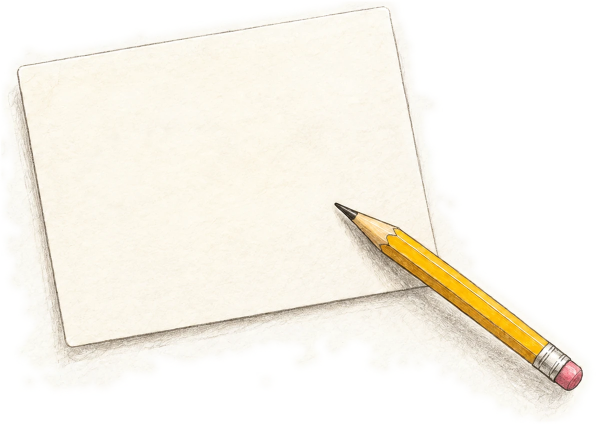
#> input picture src/core/features/landing-hero/art/note-card-1200.webp, 1200 x 847 px (shown at 1/2 size); its folder holds only this picture in this run
$ python clean-note-card.py note-card-1200.webp note-card-720.webp
#> lines starting #> are read from the running program, lines starting #| are printed output that depends on the picture; after the words box and inside, x2 and y2 are one past the last pixel; in counts of white or black regions, pixels touching at a corner belong together
#!/usr/bin/env python3
"""Clean the 12ui hero art for the live note card and export its responsive files.

Usage: python3 clean-note-card.py <conversation.png> <output-directory>
Needs Pillow (with WebP and AVIF support) and NumPy. The input is the 12ui conversion of the approved hero
(`conversation.png`, 1510x1066: a blank note card with a baked pencil oval, its shadow and a yellow pencil).

1. Erase the baked oval: find its graphite stroke against the card's local median, refill it with the card's own
   low-frequency colour plus paper grain copied from a clean patch of the same card, and feather the seam.
2. Map the art's warm paper to the site's --paper (#fbfaf6) with a per-channel gain, then flatten the paper far from
   the card, shadow and pencil to exactly --paper, so the picture has no visible edge on the page.
3. Export 720 and 1200 wide WebP and AVIF.
"""
import sys
from pathlib import Path

import numpy as np
from PIL import Image, ImageFilter

PAPER = np.array([251, 250, 246], dtype=np.float32)
OVAL = (190, 290, 610, 548)  # x0, y0, x1, y1 around the baked oval, with margin
DONOR_SHIFT = 245  # rows below the oval that hold clean card of the same tone
PAPER_SAMPLES = ((0, 0, 100, 110), (1160, 0, 1500, 480))
WIDTHS = (720, 1200)


def box(values, radius, axis):
    padded = np.pad(values, [(radius + 1, radius) if a == axis else (0, 0) for a in range(values.ndim)], mode='edge')
    total = np.cumsum(padded, axis=axis)
    upper = np.take(total, range(2 * radius + 1, total.shape[axis]), axis=axis)
    lower = np.take(total, range(0, total.shape[axis] - 2 * radius - 1), axis=axis)
    return (upper - lower) / (2 * radius + 1)


def blur(values, radius):
    """Gaussian-like blur: three box passes per axis, in float, for images (H, W) or (H, W, C)."""
    step = max(1, round(radius * 0.58))
    out = values.astype(np.float32)
    for axis in (0, 1):
        for _ in range(3):
            out = box(out, step, axis)
    return out


def grow(mask, size):
    return np.asarray(Image.fromarray((mask * 255).astype(np.uint8)).filter(ImageFilter.MaxFilter(size))) > 127


def erase_oval(art):
    x0, y0, x1, y1 = OVAL
    region = art[y0:y1, x0:x1]
    luma = region @ np.array([0.299, 0.587, 0.114], dtype=np.float32)
    background = np.asarray(Image.fromarray(luma.astype(np.uint8)).filter(ImageFilter.MedianFilter(21))).astype(np.float32)
    stroke = grow(luma < background - 7, 7)
#> in grow, `return np.asarray(Image.fromarray((mask * 255).astype(np.uint8)).filte..`:
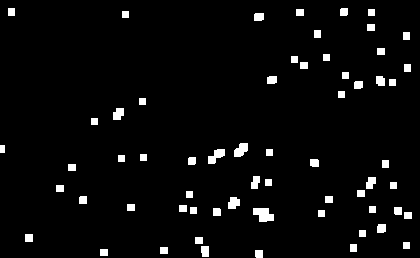
#> returned value: shape (258, 420) bool; 3.7% white; 62 white regions, largest, box (x1, y1, x2, y2) and area: (253, 208, 274, 222) 215, (208, 149, 225, 164) 149, (234, 143, 248, 157) 142
    keep = (~stroke).astype(np.float32)
    low = blur(region * keep[..., None], 9) / np.maximum(blur(keep, 9), 1e-3)[..., None]
#> after the loop in blur, `for axis in (0, 1):`:
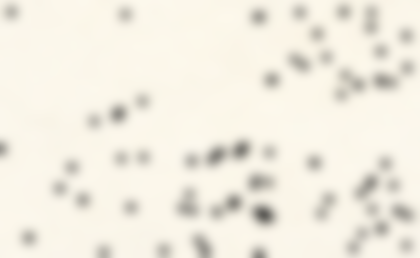
#> out: shape (258, 420, 3) float32; mean of channels 0, 1, 2 242.3, 237.8, 225.8; drawn as R, G, B
#> call 2 of blur, with radius = 9
#> in blur (call 2), `step = max(1, round(radius * 0.58))`: step = 5
#> after the loop in blur (call 2), `for axis in (0, 1):`:
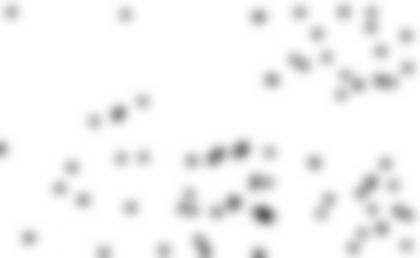
#> out: shape (258, 420) float32; min 0.382, max 1, mean 0.963
    donor = art[y0 + DONOR_SHIFT:y1 + DONOR_SHIFT, x0:x1]
    patch = low + (donor - blur(donor, 9))
#> call 3 of blur, with radius = 9
#> after the loop in blur (call 3), `for axis in (0, 1):`:
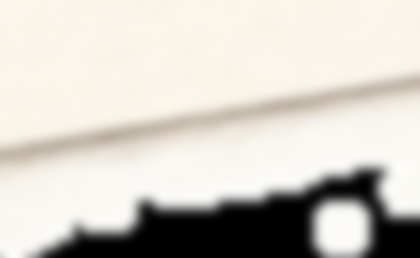
#> out: shape (258, 420, 3) float32; mean R, G, B 207.9, 204.4, 196.4
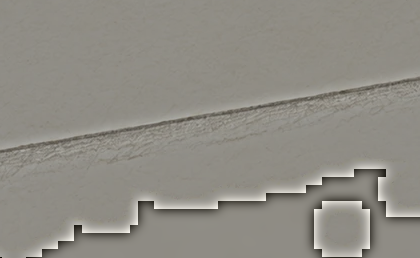
#> patch: shape (258, 420, 3) float32; mean R, G, B 251.8, 247, 234.6; drawn with min black and max white
    weight = np.clip(blur(stroke.astype(np.float32), 1.6) * 1.6, 0, 1)[..., None]
    cleaned = art.copy()
    cleaned[y0:y1, x0:x1] = region * (1 - weight) + patch * weight
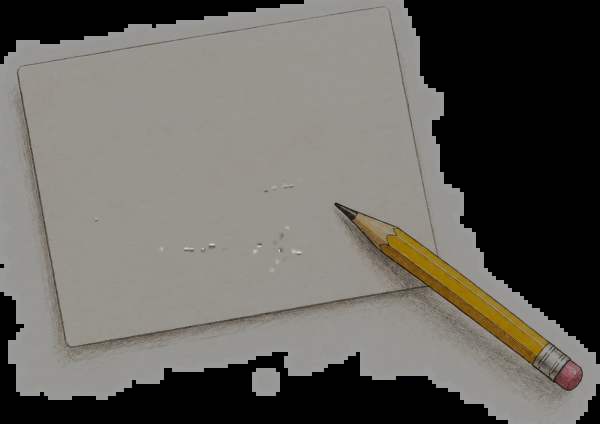
#> cleaned: shape (847, 1200, 3) float32 (shown at 1/2 size); mean R, G, B 170.8, 166.5, 156.5; drawn with min black and max white
    return cleaned


def settle_paper(art):
    """RGBA: the art with its paper mapped to --paper, opaque on the card, shadow and pencil, fading to transparent
    over plain paper, so the page's own paper shows through and no encoder rounding can draw the picture's edge."""
    samples = np.concatenate([art[y0:y1, x0:x1].reshape(-1, 3) for x0, y0, x1, y1 in PAPER_SAMPLES])
    art = art * (PAPER / np.median(samples, axis=0))
#> art: shape (847, 1200, 3) float32; every value is NaN or infinite
    # The drawn paper has a gentle light falloff; estimate it from the paper alone and divide it out.
    paper = (~grow(np.abs(blur(art, 3) - PAPER).max(axis=2) > 6, 25)).astype(np.float32)
#> after the loop in blur (call 5), `for axis in (0, 1):`: out: shape (847, 1200, 3) float32; every value is NaN or infinite
#> in grow (call 2), `return np.asarray(Image.fromarray((mask * 255).astype(np.uint8)).filte..`: returned value: shape (847, 1200) bool; every value is 0
#> paper: shape (847, 1200) float32; every value is 1
    field = blur(art * paper[..., None], 60) / np.maximum(blur(paper, 60), 1e-3)[..., None]
#> the loop in blur (call 7), `for axis in (0, 1):` made 2 passes
#> pass 1, in box (call 37), `total = np.cumsum(padded, axis=axis)`:
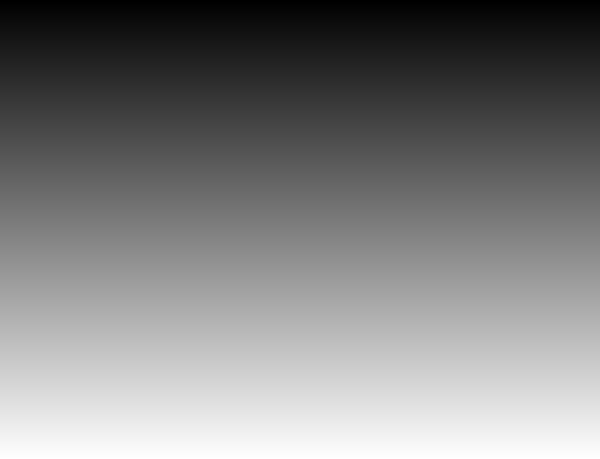
#> total: shape (918, 1200) float32 (shown at 1/2 size); min 1, max 918, mean 459.5; drawn with min black and max white
    art = art * (PAPER / np.where(blur(paper, 60)[..., None] > 0.02, field, PAPER))
    content = np.abs(blur(art, 3) - PAPER).max(axis=2) > 4.5
    alpha = np.clip(blur(grow(content, 17).astype(np.float32), 14) * 1.5, 0, 1)
    height, width = alpha.shape
#> height = 847; width = 1200
    ramp = np.minimum.outer(np.minimum(np.arange(height), np.arange(height)[::-1]), np.minimum(np.arange(width), np.arange(width)[::-1]))
    alpha *= np.clip(ramp / 6, 0, 1)
    colour = np.where(alpha[..., None] > 0, art, PAPER)
    return np.concatenate([colour, alpha[..., None] * 255], axis=2)


def main(source, output):
    art = np.asarray(Image.open(source).convert('RGB')).astype(np.float32)
    clean = Image.fromarray(np.clip(settle_paper(erase_oval(art)) + 0.5, 0, 255).astype(np.uint8), 'RGBA')
    output.mkdir(parents=True, exist_ok=True)
    for width in WIDTHS:
        size = (width, round(clean.height * width / clean.width))
        scaled = clean.resize(size, Image.LANCZOS)
        scaled.save(output / f'note-card-{width}.webp', quality=90, method=6)
        scaled.save(output / f'note-card-{width}.avif', quality=74, speed=2)
        print(width, size)


if __name__ == '__main__':
    if len(sys.argv) != 3:
        sys.exit(__doc__)
    main(Path(sys.argv[1]), Path(sys.argv[2]))
